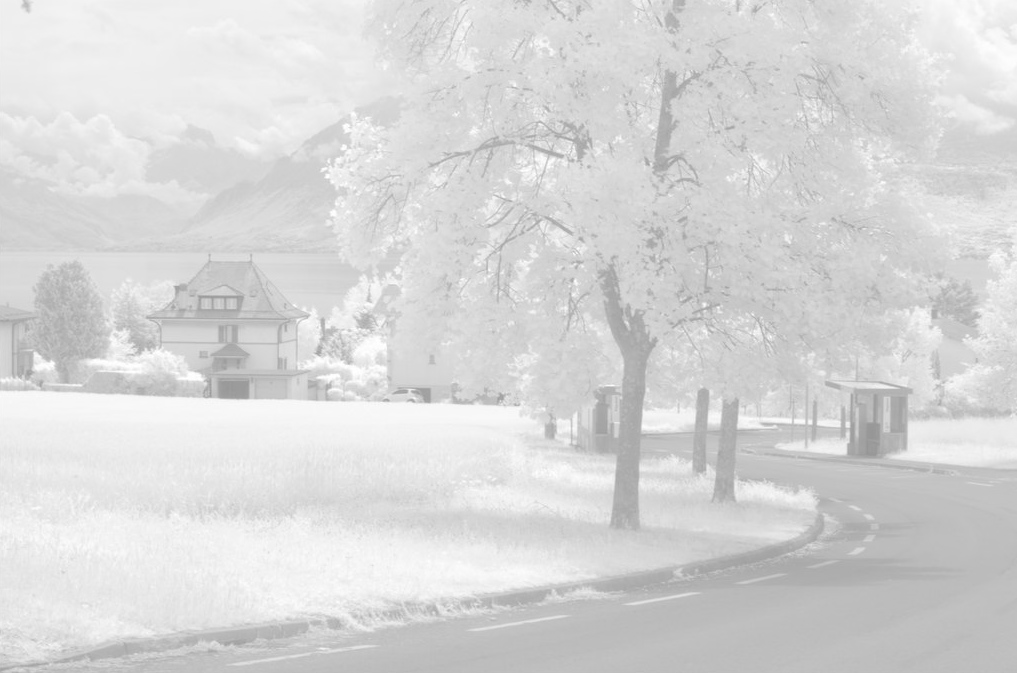
%> input picture Matlab_Image_processing_practice/middle_exam/nir_img.png, 1017 x 673 px
$ octave code_12131448.m   (GNU Octave 9; MATLAB toolbox functions it lacks are replaced by stand-ins)
%> lines starting %> are read from the running program, lines starting %| are printed output that depends on the picture
%% 이미지 불러오기 및 초기 설정
img = imread('nir_img.png');
%> img is the input picture: size 673x1017 uint8; min 149, max 255, mean 214.8
img = img(1:end-1, :); % 3배수 맞게 이미지 자르기A
%> img: size 672x1017 uint8
img = double(img);
%> img: size 672x1017 double
[H, W] = size(img);
%> H = 672; W = 1017

N = 3; % 3배수
%% Q1. 1/3 sub-sampling with gaussian LPF

% 이미지 외각 copy padding
img2 = [img(:,1), img, img(:,end)];
img2 = [img2(1,:); img2; img2(end,:)];
%> img2: size 674x1019 double

% Gaussian 필터
lpf = [1 2 1; 2 4 2; 1 2 1]/16;

img_lpf = zeros(H,W);

% Gaussian 필터 Convolution 적용
for i = 1:H
    for j = 1:W
        img_lpf(i,j) = sum(sum(img2(i:i+2,j:j+2).*lpf));
    end
end

% 이미지 1/3 크기로 sub-sampling
img_samp = img_lpf(1:N:end, 1:N:end);

%% Q2-1. Histogram equalizaition

% 히스토그램 제작
hist = zeros(1, 256);
for i = 1:H/N
    for j = 1:W/N
        hist(uint8(img_samp(i,j))+1) = hist(uint8(img_samp(i,j))+1) +1;
    end
end
%> after the loop, hist = 256 values, max 2111 at index 215, min 0 at index 1, mean 296.6

% CDF 함수 제작
cdf = zeros(1,256);
for i = 1:256
    cdf(i) = sum(hist(1:i));
end
%> after the loop, cdf = 256 values from 0 to 75936
cdf = cdf/cdf(end);
%> cdf = 256 values from 0 to 1

% Transfer 함수 제작 (cdf 근사)
x1 = 184; x2 = 250;
y1 = 0; y2 = 255;

a = (y2-y1)/(x2-x1);
b = -a*x1+y1;
X = 0:255;

Y = max(0, min(255, a.*X+b));

% 이미지에 Transfer 함수 적용
img_eq = Y(uint8(img_samp)+1);
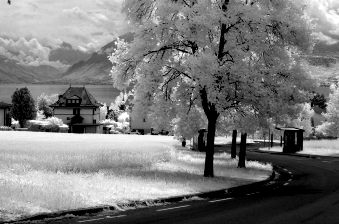
%> img_eq: size 224x339 double; min 0, max 255, mean 121.1

%% 제대로 평활화 되었는지 테스트
hist_eq = zeros(1, 256);
for i = 1:H/N
    for j = 1:W/N
        hist_eq(uint8(img_eq(i,j))+1) = hist_eq(uint8(img_eq(i,j))+1) +1;
    end
end
%> after the loop, hist_eq = 256 values, max 4052 at index 1, min 0 at index 2, mean 296.6


cdf_eq = zeros(1,256);
for i = 1:256
    cdf_eq(i) = sum(hist_eq(1:i));
end
%> after the loop, cdf_eq = 256 values from 4052 to 75936
cdf_eq = cdf_eq/cdf_eq(end);
%> cdf_eq = 256 values from 0.0534 to 1

figure(1); plot(hist_eq); figure(2); plot(cdf_eq);
%% Q2-2. 3-bit quantization

img_qt = zeros(H/N, W/N);

Nbit = 3;

% 양자화 과정을 일반화 시킨 반복문
for k = 1:2^Nbit
    img_qt((256/2^Nbit)*(k-1) <= img_eq & img_eq < (256/2^Nbit)*k) = (256/2^Nbit)*(2*k-1)/2;
    % 양자화 단계의 중간 값을 취하여 Error 최소화
end

%% Q2-3. Inverse Transfer

% Inverse Transfer 함수 제작 (Inverse cdf 근사)
x1 = 0; x2 = 255;
y1 = 184; y2 = 250;

a = (y2-y1)/(x2-x1);
b = -a*x1+y1;
X = 0:255;

invY = max(0, min(255, a.*X+b));

% 이미지에 Inverse Transfer 함수 적용
img_ivt = invY(uint8(img_qt)+1);
figure(5);plot(X, Y/255, X, invY/255); xlim([0,255]); ylim([0,1]);
%% 히스토그램 재검사
% [15 lines of commented-out code are left out]
%% Q3. up-sampling with cubic convolution interpolation

% 가로 방향 Interpolation
img_recon = zeros(H/N, W);
img_recon(:, 1:N:W) = img_ivt;
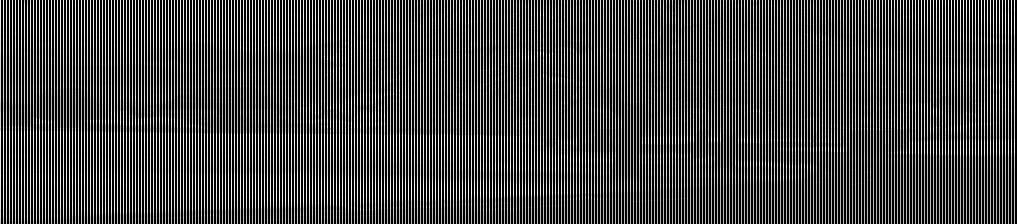
%> img_recon: size 224x1017 double; min 0, max 246.1, mean 71.9

for i = 1: H/N
    for j = 1:N:W

        % 두번째 좌표 픽셀값
        x2 = img_recon(i,j);

        % 이미지 범위 내에서 첫번째 좌표 픽셀값 선택
        if j - N < 0
            x1 = x2;
        else
            x1 = img_recon(i,j - N);
        end

        % 이미지 범위 내에서 세번째 좌표 픽셀값 선택
        if j + N > W
            x3 = x2;
        else
            x3 = img_recon(i,j + N);
        end

        % 이미지 범위 내에서 네번째 좌표 픽셀값 선택
        if j + 2*N > W
            x4 = x3;
        else
            x4 = img_recon(i,j + 2*N);
        end

        % x1과 x2 사이의 픽셀 값을 Cubic Convolution을 이용하여 Interpolation 수행
        a = -0.5;
        for k = 1 : N-1
            t = k/N;
            img_recon(i,j+k) = (a*t^3 - 2*a*t^2 + a*t)*x1 ...
                                     + ((a+2)*t^3 - (3+a)*t^2 + 1)*x2 ...
                                     + (-(a+2)*t^3 + (2*a+3)*t^2 - a*t)*x3 ...
                                     + (-a*t^3 + a*t^2)*x4;
        end
    end
end
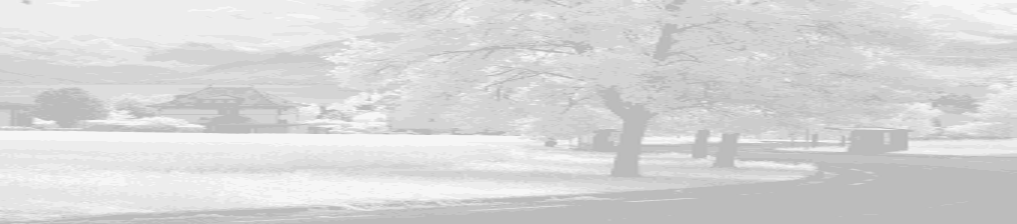
%> img_recon: size 224x1017 double; min 184.5, max 250.1, mean 215.6
%> after the loop, x1 = 188.1; x3 = 188.1; x4 = 188.1

% 세로 방향 Interpolation
img_recon2 = zeros(H, W);
img_recon2(1:N:H,:) = img_recon;
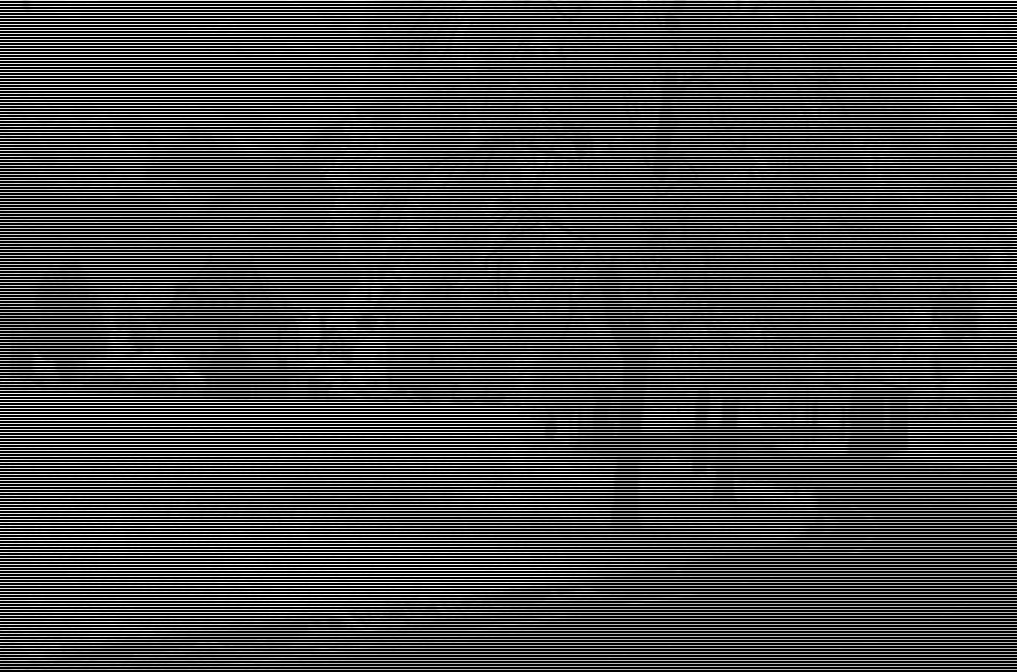
%> img_recon2: size 672x1017 double; min 0, max 250.1, mean 71.9

%> (the run ends here)
